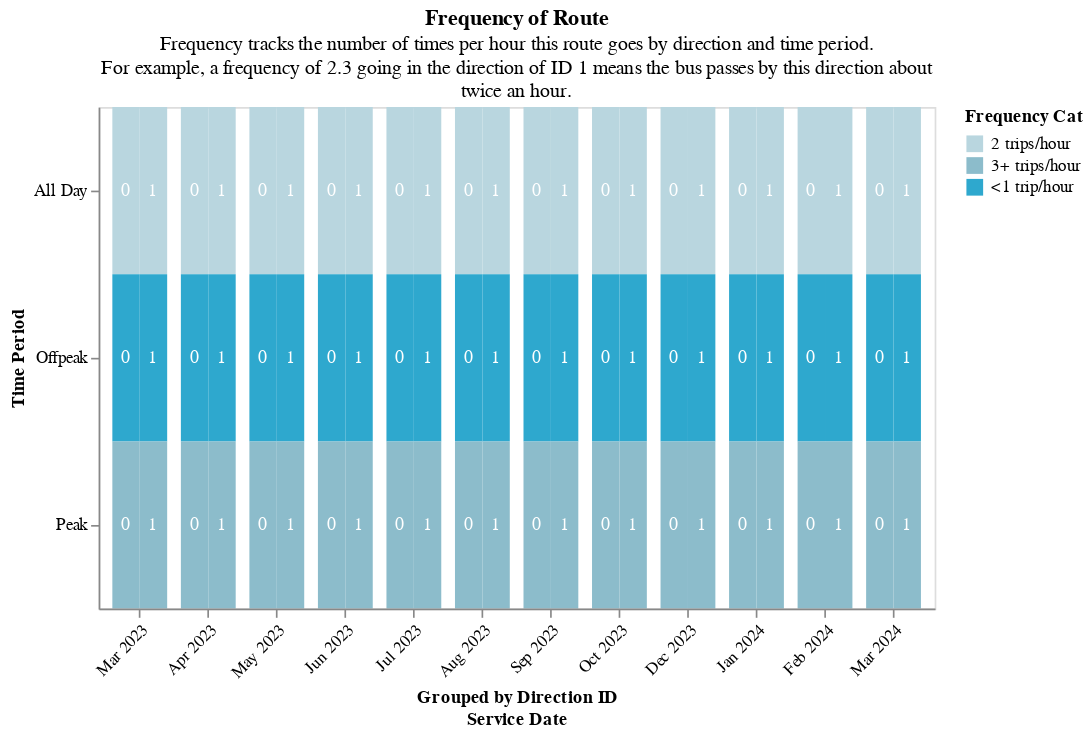

The notebook cell saved with this chart:
### Code cell
heatmap(
    one_route,
    "frequency_cat",
    "Frequency of Route",
    "Frequency tracks the number of times per hour this route goes by direction and time period.",
    "For example, a frequency of 2.3 going in the direction of ID 1 means the bus passes by this direction about",
    "twice an hour.",
)
